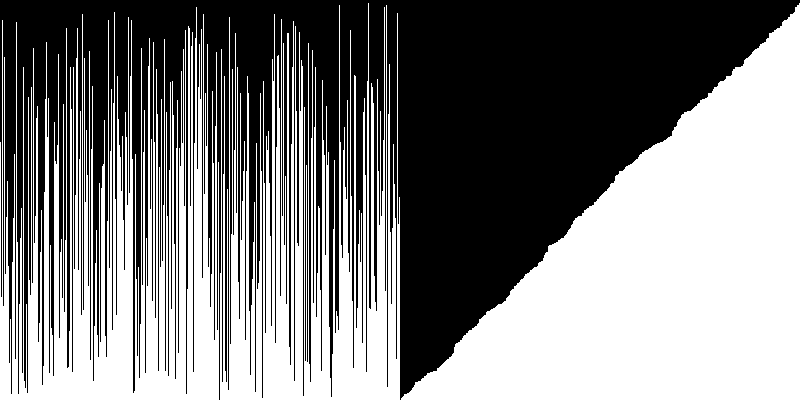
Frame 1 (no input)
Frame 60 (the mouse pressed at the canvas centre just before this capture): identical to frame 1, image omitted
Frame 120 (the mouse held since frame 60 and released just before this capture): identical to frame 1, image omitted

The Processing sketch that drew this single still picture (run headless with seeded random() and noise(); from frame 60 on, the mouse is pressed at the canvas centre):

// Processing sketch: graphique_triage
// ── graphique_triage.pde
int[] nombres = new int[400];
void setup()
{
  size(800, 400);
  background(0);
  noStroke();
  fill(255);
  rectMode(CORNER);
  println("Tableau non trié :");
  for(int i = 0; i < nombres.length; i++)
  {
    nombres[i] = int(random(0, 400));
    print(nombres[i],"| ");
    rect(i*1,height,1,-nombres[i]);
  }
 nombres=sort(nombres);
  println("");
  println("Tableau trié :");
  for(int i = 0; i < nombres.length; i++)
  {
    print(nombres[i],"| ");
    rect(400+i*1,height,1,-nombres[i]);
  }
}
void draw()
{
}
